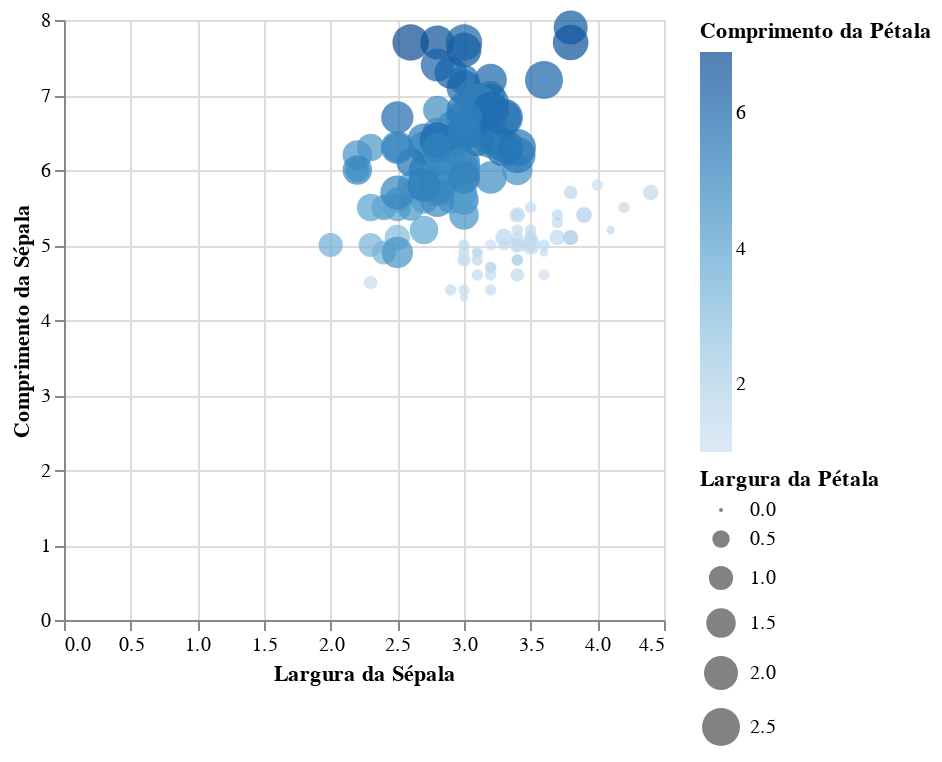

Notebook cell for this chart:
### Code cell
c = Chart(iris)
#c.mark_circle().encode(
#    x='sepal_width',
#    y='sepal_length',
#    color='petal_length',
#    size='petal_width',
#)

c.mark_circle().encode(
    x=alt.X('sepal_width', axis=alt.Axis(title='Largura da Sépala')),
    y=alt.Y('sepal_length', axis=alt.Axis(title='Comprimento da Sépala')),
    color=alt.Color('petal_length', title='Comprimento da Pétala'),
    size=alt.Size('petal_width', title='Largura da Pétala'))

### Figure 1 — Vega-Lite specification as saved in the notebook (floating-point values rounded to 4 significant figures; data arrays with more than 128 entries replaced by an {"elided": "..."} marker saying what was removed)
{"config": {"view": {"continuousWidth": 300, "continuousHeight": 300}}, "data": {"name": "data-3a191f69da972c40738d695fb9f41d2b"}, "mark": {"type": "circle"}, "encoding": {"color": {"field": "petal_length", "title": "Comprimento da Pétala", "type": "quantitative"}, "size": {"field": "petal_width", "title": "Largura da Pétala", "type": "quantitative"}, "x": {"axis": {"title": "Largura da Sépala"}, "field": "sepal_width", "type": "quantitative"}, "y": {"axis": {"title": "Comprimento da Sépala"}, "field": "sepal_length", "type": "quantitative"}}, "$schema": "https://vega.github.io/schema/vega-lite/v5.17.0.json", "datasets": {"data-3a191f69da972c40738d695fb9f41d2b": {"elided": "150 records"}}}
